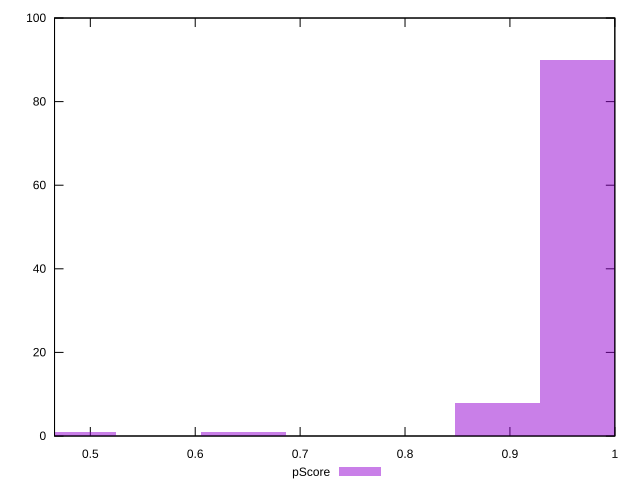

The script that saved this image:
reset

$pScore <<EOF
0.6459920212890908 1
0.4844940159668181 1
0.9689880319336363 90
0.8882390292724999 8
EOF

set key outside below
set boxwidth 0.08074900266113635
set xrange [0.46588235294117647:1]
set yrange [0:100]
set trange [0:100]
set style fill transparent solid 0.5 noborder
set terminal svg size 640, 490 enhanced background rgb 'white'
set output "report_00017_2021-02-10T15-08-03.406Z/uses-http2/samples/pages+cached+noadtech+nomedia/pScore/histogram.svg"

plot $pScore title "pScore" with boxes

reset
